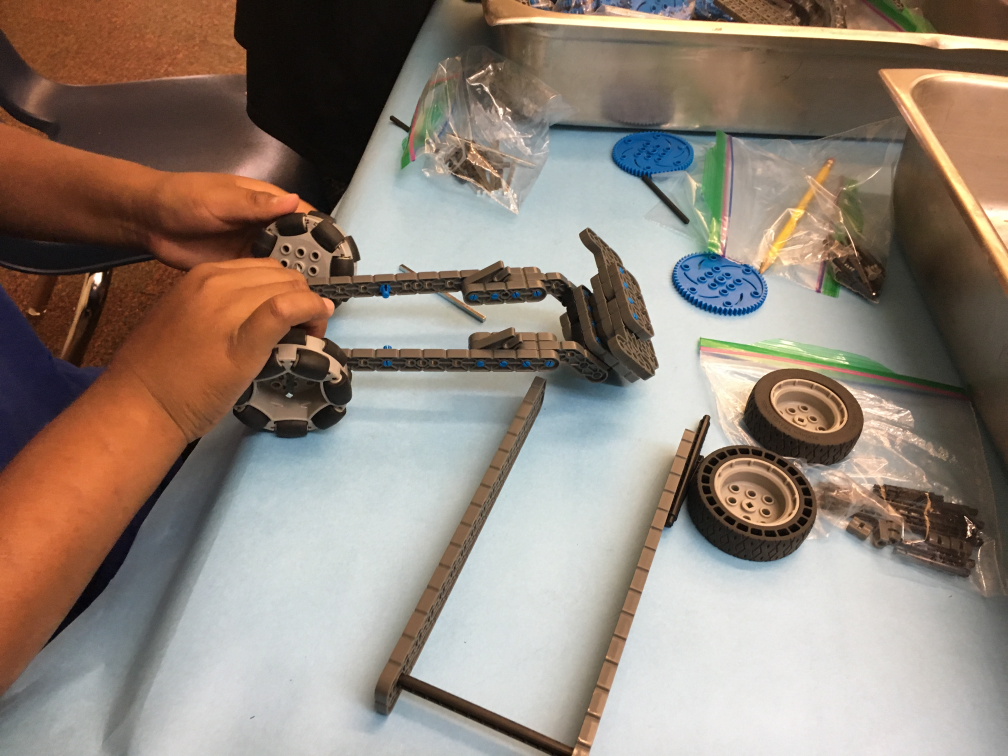
#> input picture assets/photos/source/35537136070_vex-iq-chassis.jpg, 4032 x 3024 px (shown at 1/4 size)
$ python prepare-steamspace-photos.py
#> lines starting #> are read from the running program, lines starting #| are printed output that depends on the picture
#> in prepare_tile, img is the input picture: PIL image 4032x3024 RGB; mean R, G, B 144.7, 131.5, 120.3
#!/usr/bin/env python3
"""Crop source photos for the STEAMSPACE teacher trifold.

Outputs land in assets/photos/steamspace/ so ABHS STEM tiles in
assets/photos/ stay untouched. Run before build-steamspace.py.

Flickr originals: assets/photos/source/  (workshop tile only)
Draft / shared repo photos: assets/photos/  (back-cover hands-on tile)
Official site images: assets/photos/steamspace/source/
  lego-bear.jpg                  — 2nd grade LEGO Paper Building
  gallery-paper-circuits.jpg     — 3rd grade Paper Circuits
  gallery-lasercut-boxes.jpg     — 4th grade Laser Cut Boxes
  gallery-microbit-game.jpg      — 5th grade micro:bit Game
  puzzlepic1_edited.jpg          — 6th grade Puzzle Design
  gallery-building-106-clean.png — Building 106 exterior
"""

from pathlib import Path

from PIL import Image, ImageOps

ROOT = Path(__file__).parent
FLICKR_SRC = ROOT / "assets" / "photos" / "source"
PHOTOS_SRC = ROOT / "assets" / "photos"
SITE_SRC = ROOT / "assets" / "photos" / "steamspace" / "source"
OUT = ROOT / "assets" / "photos" / "steamspace"

# (source dir, source filename, output filename, target width, aspect w/h, focus_x, focus_y)
# Cover uses assets/photos/cover-hero.jpg (sand-warmed AI portrait) via build-steamspace.py.

TILES = [
    (
        FLICKR_SRC,
        "35537136070_vex-iq-chassis.jpg",
        "tile-workshop.jpg",
        1600,
        16 / 8,
        0.52,
        0.46,  # hands-on chassis build
    ),
    (
        PHOTOS_SRC,
        "brochurepic-hires.jpg",
        "tile-brochurepic.jpg",
        1600,
        4 / 3,  # back cover uses 4:3 via CSS
        0.50,
        0.48,  # original draft hands-on making (scribble bot + LED)
        SITE_SRC / "img_0383.jpg",  # fallback if draft file missing
    ),
    (
        SITE_SRC,
        "lego-bear.jpg",
        "tile-lego.jpg",
        1200,
        4 / 3,
        0.50,
        0.48,  # official site — 2nd grade LEGO paper building
    ),
    (
        SITE_SRC,
        "gallery-paper-circuits.jpg",
        "tile-circuits.jpg",
        1200,
        4 / 3,
        0.50,
        0.48,  # official site — 3rd grade paper circuits
    ),
    (
        SITE_SRC,
        "gallery-lasercut-boxes.jpg",
        "tile-lasercut.jpg",
        1200,
        4 / 3,
        0.50,
        0.48,  # official site — 4th grade laser-cut boxes
    ),
    (
        SITE_SRC,
        "gallery-microbit-game.jpg",
        "tile-microbit.jpg",
        1200,
        4 / 3,
        0.50,
        0.48,  # official site — 5th grade micro:bit game
    ),
    (
        SITE_SRC,
        "puzzlepic1_edited.jpg",
        "tile-puzzle.jpg",
        1200,
        4 / 3,
        0.50,
        0.45,  # official site — 6th grade puzzle design
    ),
    (
        SITE_SRC,
        "gallery-building-106-clean.png",
        "tile-building106.jpg",
        1600,
        16 / 6.2,  # tile--short
        0.50,
        0.48,  # official site — Building 106 exterior
    ),
]


def crop_to_aspect(
    img: Image.Image, aspect: float, focus_x: float = 0.5, focus_y: float = 0.5
) -> Image.Image:
    """Center-biased crop; focus 0=left/top, 1=right/bottom."""
#> called with aspect = 2, focus_x = 0.52, focus_y = 0.46
    w, h = img.size
#> w = 4032; h = 3024
    current = w / h
#> current = 1.33
    if current > aspect:
        new_w = int(h * aspect)
        x0 = max(0, min(w - new_w, int((w - new_w) * focus_x)))
        return img.crop((x0, 0, x0 + new_w, h))
    new_h = int(w / aspect)
#> new_h = 2016
    y0 = max(0, min(h - new_h, int((h - new_h) * focus_y)))
#> y0 = 463
    return img.crop((0, y0, w, y0 + new_h))
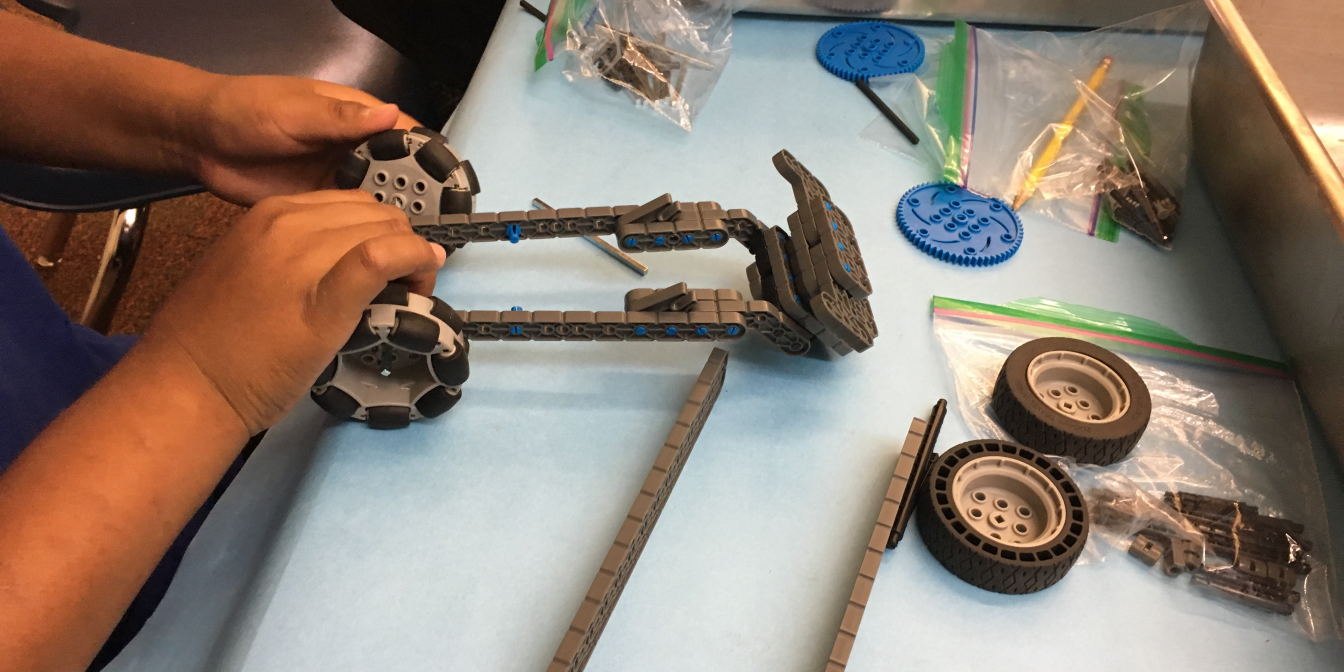
#> returned value: PIL image 4032x2016 RGB (shown at 1/3 size); mean R, G, B 140.8, 126.6, 114.9


def prepare_tile(
    src_dir: Path,
    src_name: str,
    out_name: str,
    width: int,
    aspect: float,
    focus_x: float,
    focus_y: float,
    fallback: Path | None = None,
) -> None:
    src = src_dir / src_name
    if not src.exists():
        if fallback and fallback.exists():
            src = fallback
            src_dir = fallback.parent
            src_name = fallback.name
        else:
            raise FileNotFoundError(f"Missing source photo: {src_dir / src_name}")
    img = ImageOps.exif_transpose(Image.open(src).convert("RGB"))
    cropped = crop_to_aspect(img, aspect, focus_x, focus_y)
    height = round(width / aspect)
    resized = cropped.resize((width, height), Image.Resampling.LANCZOS)
    OUT.mkdir(parents=True, exist_ok=True)
    dest = OUT / out_name
    resized.save(dest, "JPEG", quality=92, optimize=True, subsampling=0)
    label = (
        "site"
        if src_dir == SITE_SRC
        else "draft"
        if src_dir == PHOTOS_SRC
        else "flickr"
    )
    print(f"  {out_name}: {resized.size[0]}x{resized.size[1]}  ({label}: {src_name})")
#|   tile-workshop.jpg: 1600x800  (flickr: 35537136070_vex-iq-chassis.jpg)
#> pass 3 of the loop in main, `for entry in TILES:`:
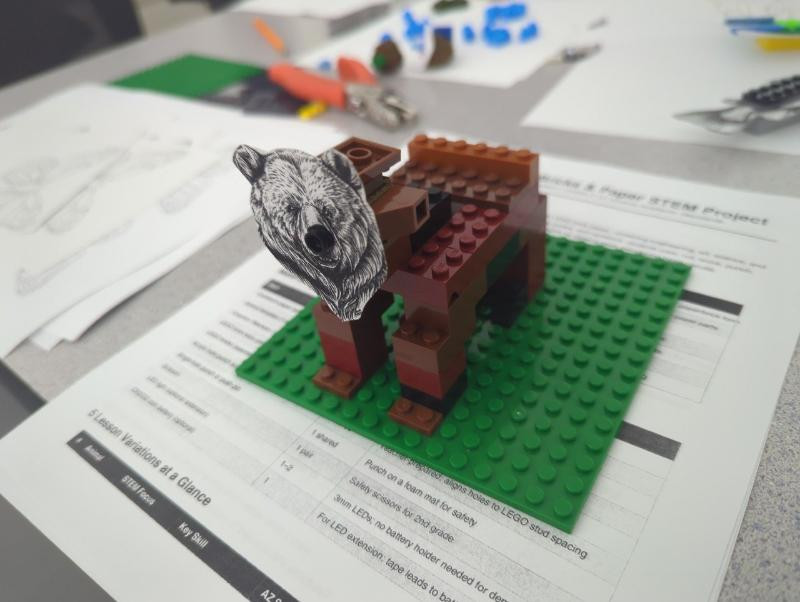
#> input picture images/lego-bear.jpg, 800 x 602 px, found by its file name
#> in prepare_tile, img is the input picture: PIL image 800x602 RGB; mean R, G, B 158.8, 164.3, 155.4
#> in crop_to_aspect (call 3), `return img.crop((0, y0, w, y0 + new_h))`:
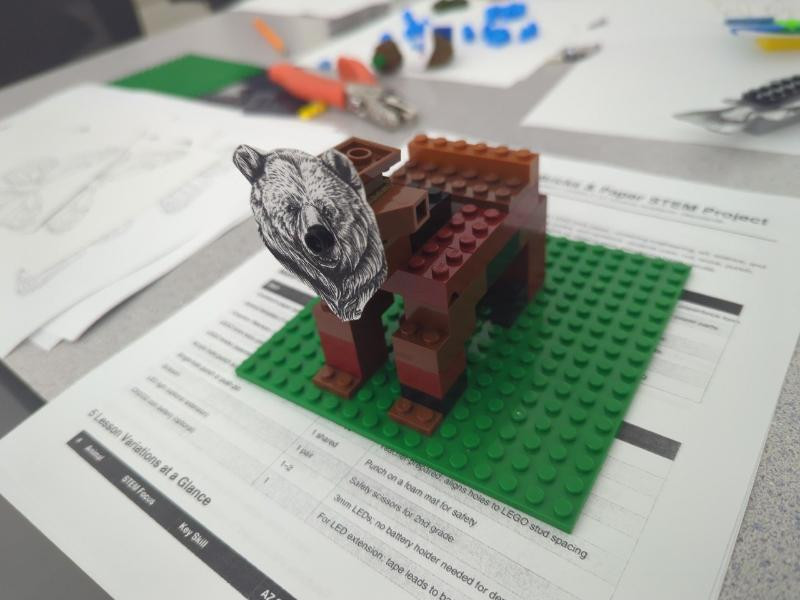
#> returned value: PIL image 800x600 RGB; mean R, G, B 158.7, 164.2, 155.3
#> resized: PIL image 1200x900 RGB
#|   tile-lego.jpg: 1200x900  (site: lego-bear.jpg)
#> the loop made 4 passes; the first 3 are shown


def main() -> None:
    print("Preparing STEAMSPACE trifold photos …")
    for entry in TILES:
        prepare_tile(*entry)
    print(f"Done — wrote {len(TILES)} files to {OUT.relative_to(ROOT)}/")


if __name__ == "__main__":
#> (the run stopped early here; a loop or call above may not have finished)
